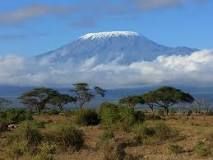
#> input picture Fullstack/000100_opencv/pics/peace.jpeg, 213 x 160 px
$ jupyter execute ComputerVision.ipynb
#> lines starting #> are read from the running program, lines starting #| are printed output that depends on the picture
[cell 1]
import cv2

[cell 2]
img = cv2.imread("pics/peace.jpeg" ,0) #0 greyscale
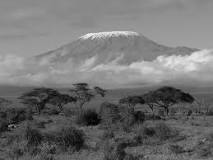
#> img: shape (160, 213); min 0, max 247, mean 113.2
img_c = cv2.imread("pics/peace.jpeg" ,1) #0 greyscale
#> img_c is the input picture: shape (160, 213, 3); mean B, G, R 130.9, 116.8, 99.3

img

[cell 3]
print(type(img))
#| <class 'numpy.ndarray'>

[cell 4]
print(img)
#> (printed output is left out)

[cell 5]
img.shape
img.ndim
#> Out = 2

[cell 6]
img_c.ndim
#> Out = 3

[cell 7]
# cv2.imshow("peace", img_c)
# cv2.waitKey(0) # time , o

[cell 8]
resized = cv2.resize(img, (500,500))
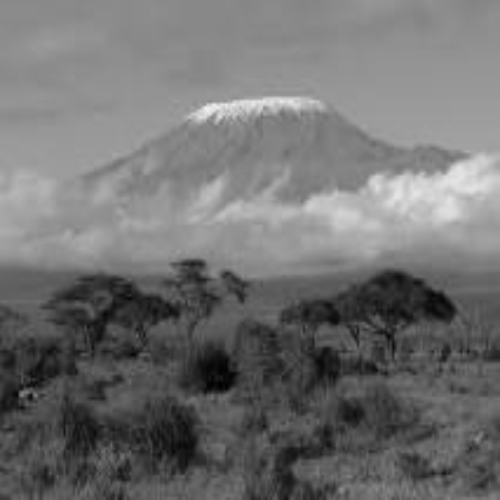
#> resized: shape (500, 500); min 0, max 241, mean 113.1
cv2.imshow("resizedpeace" ,resized)
cv2.waitKey(0)
